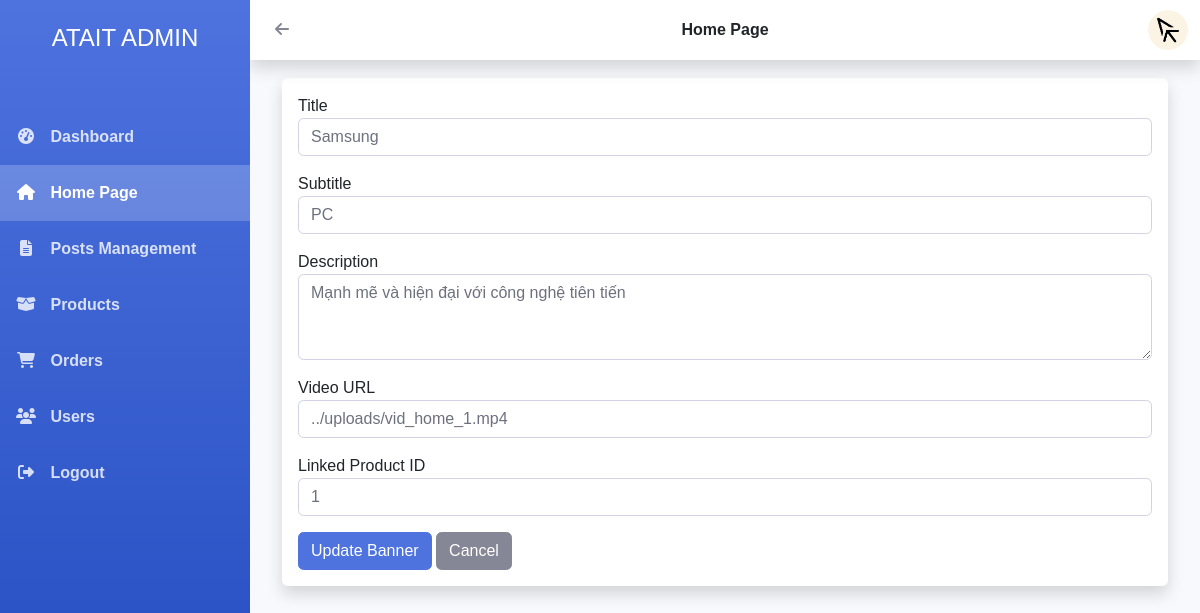
/52300173_52300157/admin/admin.php?section=home&action=edit_banner&id=1 (signed in), run on the app's committed database.
### tables this page shows
CREATE TABLE `banners` (
  `id` int(11) NOT NULL,
  `video_url` varchar(255) DEFAULT NULL,
  `title` varchar(255) DEFAULT NULL,
  `subtitle` varchar(255) DEFAULT NULL,
  `description` text DEFAULT NULL,
  `product_id` int(11) DEFAULT NULL
);

### 52300173_52300157/admin/views/banners/edit.php (the view, shortened to what this page needs)
<?php
$id = $_GET['id'] ?? 0;
$stmt = $pdo->prepare("SELECT * FROM banners WHERE id = ?");
$stmt->execute([$id]);
$banner = $stmt->fetch();
?>
<div class="container-fluid">
    <h1 class="h3 mb-4 text-gray-800">Edit Banner #<?= $banner['id'] ?></h1>
    <div class="card shadow mb-4">
        <div class="card-body">
            <form method="POST">
                <div class="form-group">
                    <label>Title</label>
                    <input type="text" name="title" class="form-control" value="<?= htmlspecialchars($banner['title']) ?>" required>
                </div>
                <div class="form-group">
                    <label>Subtitle</label>
                    <input type="text" name="subtitle" class="form-control" value="<?= htmlspecialchars($banner['subtitle']) ?>">
                </div>
                <div class="form-group">
                    <label>Description</label>
                    <textarea name="description" class="form-control" rows="3" required><?= htmlspecialchars($banner['description']) ?></textarea>
                </div>
                <div class="form-group">
                    <label>Video URL</label>
                    <input type="text" name="video_url" class="form-control" value="<?= htmlspecialchars($banner['video_url']) ?>" required>
                </div>
                <div class="form-group">
                    <label>Linked Product ID</label>
                    <input type="number" name="product_id" class="form-control" value="<?= htmlspecialchars($banner['product_id']) ?>">
                </div>
                <button type="submit" class="btn btn-primary">Update Banner</button>
                <a href="admin.php?section=home" class="btn btn-secondary">Cancel</a>
            </form>
        </div>
    </div>
</div>

### 52300173_52300157/admin/admin.php (style rules this page uses)
:root { --sidebar-width: 250px; --header-height: 60px; --primary-color: #4e73df; --secondary-color: #f8f9fc; }
body { font-family: 'Nunito', sans-serif; background-color: #f8f9fc; }
.card { border: none; border-radius: 0.35rem; box-shadow: 0 0.15rem 1.75rem 0 rgba(58, 59, 69, 0.1); margin-bottom: 20px; }
.form-control { display: block; width: 100%; padding: 0.375rem 0.75rem; font-size: 1rem; line-height: 1.5; color: #6e707e; background-color: #fff; background-clip: padding-box; border: 1px solid #d1d3e2; border-radius: 0.35rem; transition: border-color 0.15s ease-in-out, box-shadow 0.15s ease-in-out; }
.form-group { margin-bottom: 1rem; }
.btn { display: inline-block; font-weight: 400; color: #858796; text-align: center; vertical-align: middle; user-select: none; background-color: transparent; border: 1px solid transparent; padding: 0.375rem 0.75rem; font-size: 1rem; line-height: 1.5; border-radius: 0.35rem; transition: color 0.15s ease-in-out, background-color 0.15s ease-in-out, border-color 0.15s ease-in-out, box-shadow 0.15s ease-in-out; }
.btn-primary { color: #fff; background-color: #4e73df; border-color: #4e73df; }
.btn-secondary { color: #fff; background-color: #858796; border-color: #858796; }

### data on the page
banners: title "Samsung", subtitle "PC", description "Mạnh mẽ và hiện đại với công nghệ tiên tiến", video_url "../uploads/vid_home_1.mp4", product_id "1"

### other printed values
$pageTitles[$currentSection] "Home Page"
